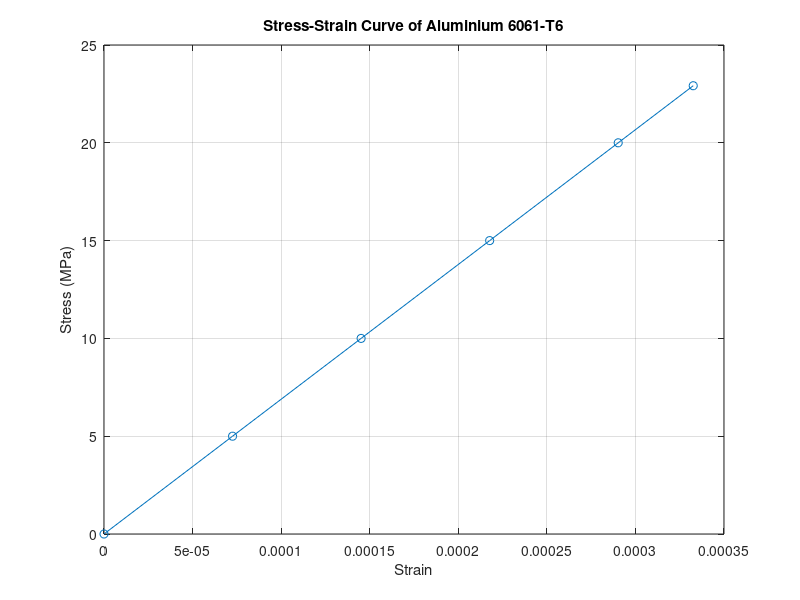

Source code (MATLAB):
clc;
clear;
close all;

% Aluminium 6061-T6
E = 68900;       % Young's modulus in MPa

% Stress values
stress = [0 5 10 15 20 22.918];

% Calculate strain
strain = stress/E;

% Plot graph
plot(strain, stress, '-o');
grid on;

xlabel('Strain');
ylabel('Stress (MPa)');
title('Stress-Strain Curve of Aluminium 6061-T6');

% Display Young's modulus
fprintf('Youngs Modulus = %.2f GPa\n', E/1000);
